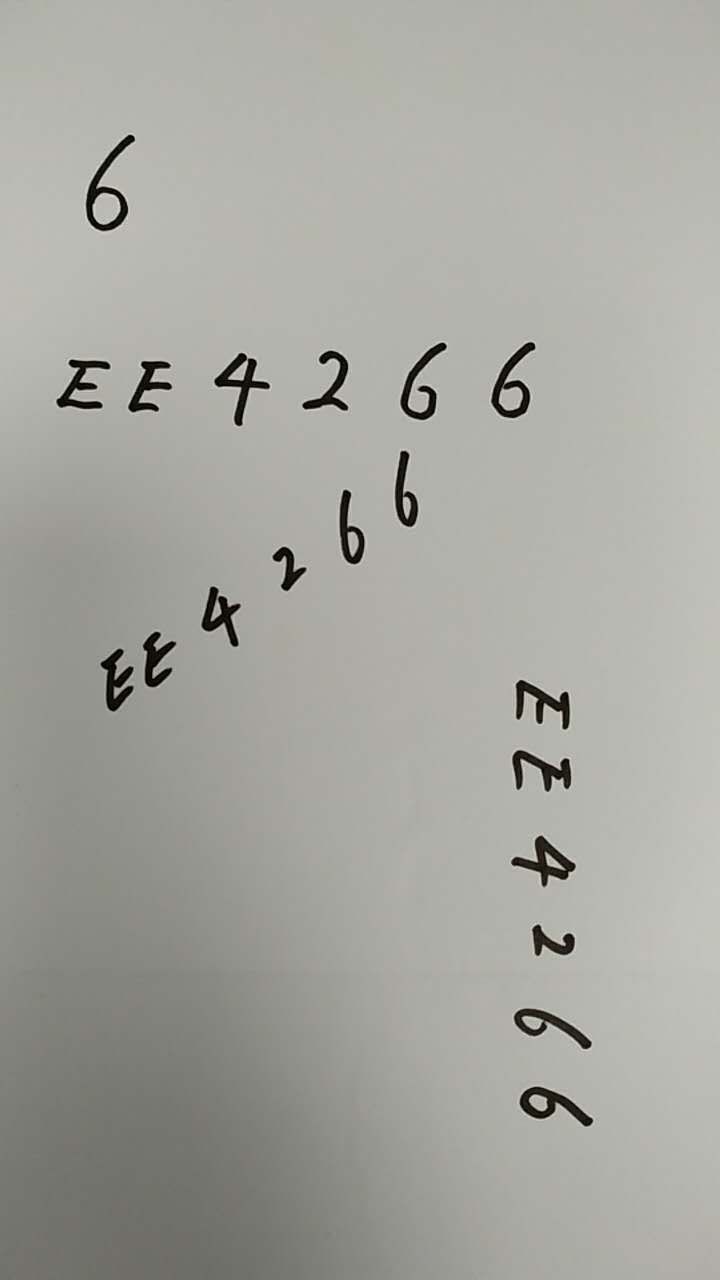
#> input picture house/ShapeMatching-master/a2.bmp, 720 x 1280 px; its folder holds only this picture in this run
$ python -i ShapeMatching.py   (imports and definitions only)
#> lines starting #> are read from the running program, lines starting #| are printed output that depends on the picture; after the words box and inside, x2 and y2 are one past the last pixel; in counts of white or black regions, pixels touching at a corner belong together
#> further down, picture is the input picture: shape (1280, 720, 3); mean B, G, R 160, 166, 165.6
import numpy as np
import cv2

# [1 line not run here, left out]

distThreshold = 0.08
ix, iy = -1, -1
rect = (0, 0, 1, 1)

manually = False
temSeleteFlag = False
temReadyFlag = False
temConfirmFlag = False
matchOverFlag = False

templeteComVector = []
sampleComVectors = []
sampleContours = []

# Manually select templete by mouse, On/Off by manually flag
# [15 lines left out: function selectTemplete, not called in this run]

# Main findcontour function
def getContours(img):
    imgray = cv2.cvtColor(img, cv2.COLOR_BGR2GRAY)
    # Threshold white paper(background) to white pixel(255), word is actully black(0)
    retvalth, imgthreshold = cv2.threshold(imgray, 50, 255, cv2.THRESH_BINARY)
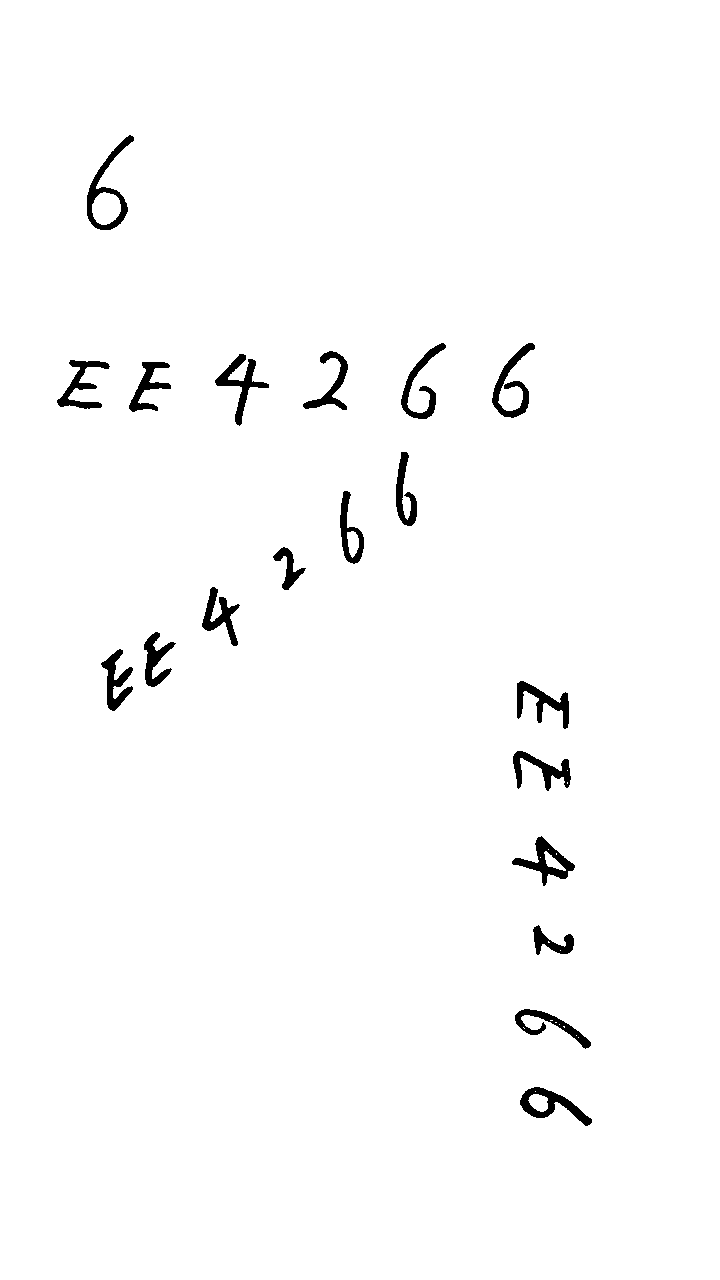
#> imgthreshold: shape (1280, 720); 98.3% white; 19 black regions, largest, box (x1, y1, x2, y2) and area: (87, 135, 134, 230) 1084, (215, 354, 269, 426) 991, (512, 836, 575, 886) 989
    # We want words are white, backgournd is black, easy for opencv findcontour function
    imgthresholdNot = cv2.bitwise_not(imgthreshold)
    # Dilation make all 6 to form a closed loop
    kernel = np.ones((5,5), np.uint8)
    imgdilation = cv2.dilate(imgthresholdNot, kernel, iterations=2)
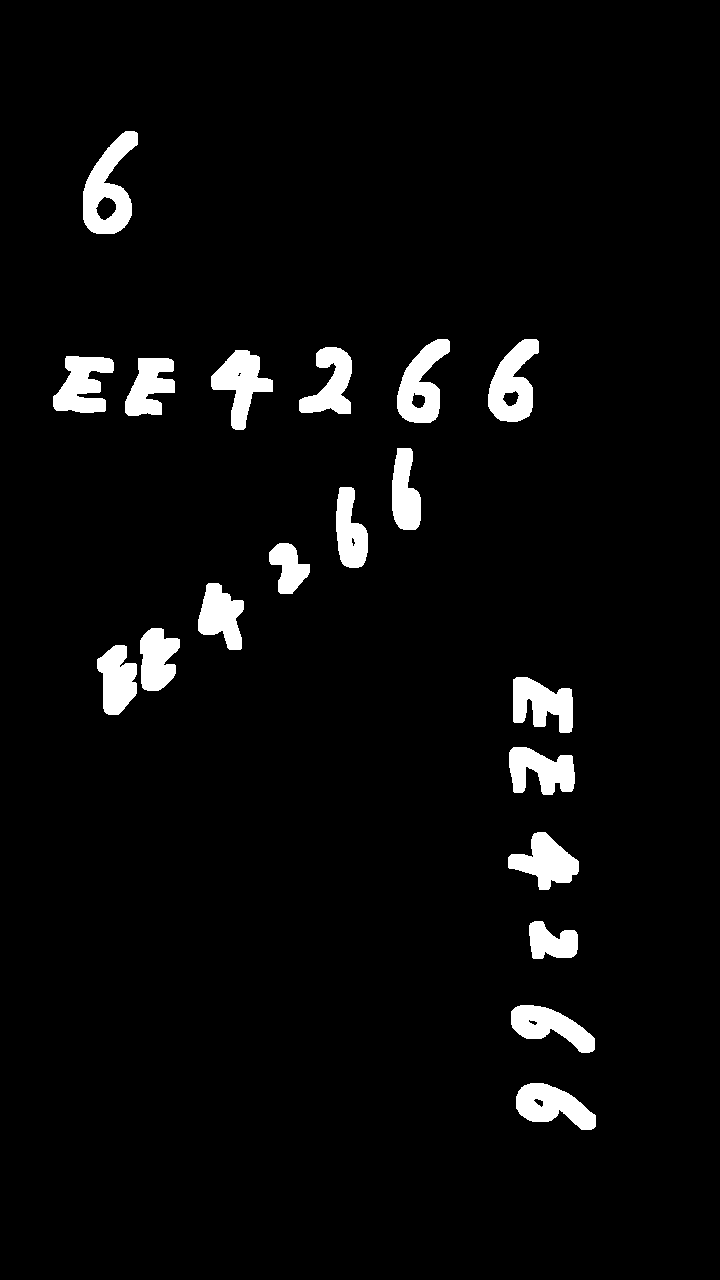
#> imgdilation: shape (1280, 720); 4.3% white; 19 white regions
    # Must use EXTERNAL outer contours, Must use CHAIN_APPROX_NONE method(not change points)
    contours, hierarchy = cv2.findContours(imgdilation, cv2.RETR_EXTERNAL, cv2.CHAIN_APPROX_NONE)
#> contours = 19 contours; largest, box (x1, y1, x2, y2) and area: (83, 131, 138, 234) 3140, (488, 339, 539, 422) 2558, (397, 339, 450, 423) 2460, (211, 350, 273, 430) 2262, (516, 1083, 596, 1130) 2189

    return contours

# Get complex vector of templete contour
# [28 lines left out: functions getTempleteCV, getSampleCV, not called in this run]

# Calculate fourier transform of templete CV
def getempleteFD():

    return np.fft.fft(templeteComVector)

# Calculate fourier transform of sample CVs
# [23 lines left out: functions getsampleFDs, rotataionInvariant, scaleInvariant, not called in this run]

# Make fourier descriptor invariant to translation
def transInvariant(fourierDesc):

    return fourierDesc[1:len(fourierDesc)]

# Get the lowest X of frequency values from the fourier values.
# [33 lines left out: functions getLowFreqFDs, finalFD, match, not called in this run]

# [46 lines of commented-out code are left out]

>>> import cv2
>>> picture = cv2.imread('a2.bmp')
>>> result = getContours(picture)
#> result has the same summary as contours in getContours
